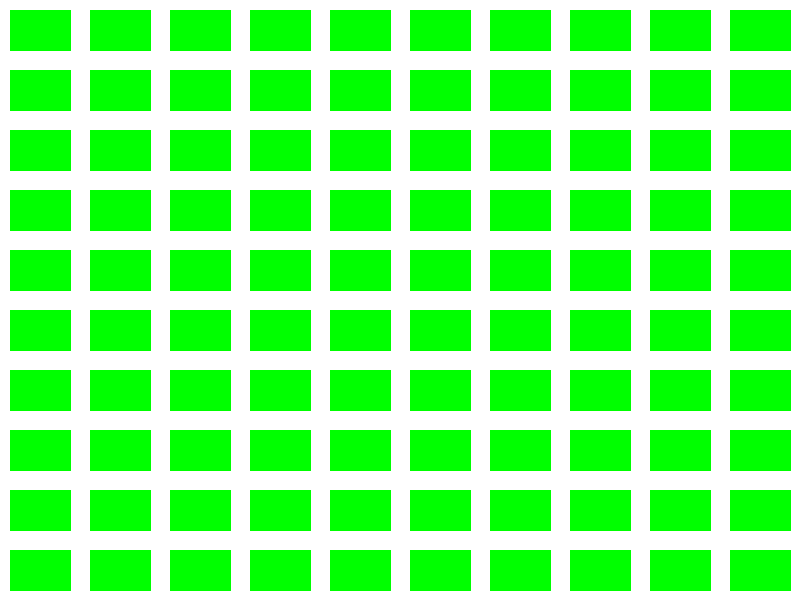
Frame 1 (no input)
Frame 2 (the mouse pressed at the canvas centre, redrawn once): identical to frame 1, image omitted

The Processing sketch that drew this single still picture (run headless with seeded random() and noise(); the mouse was pressed at the canvas centre and the sketch redrawn once):

// Processing sketch: TheWrongWayToDrawAGrid5
// ── TheWrongWayToDrawAGrid5.pde
int scaleX = 80;
int scaleY = 60;
int cols = 0;
int rows = 0;
int padX = 10;
int padY = 10;

void setup() {
  size(800, 600);
  smooth();
  noLoop();
  cols = width / scaleX;
  rows = height / scaleY;
}

void cell(int x, int y, int w, int h){
  fill(0, 255, 0);
  stroke(0,255,0);
  
  rect(x, y, w, h);
}

void draw() {
  background(255);
  for (int i = 0; i < cols; i++) {
    for (int j = 0; j < rows; j++) {
      int x = i*scaleX;
      int y = j*scaleY;
      cell(x+padX, y + padY, scaleX - 2*padX, scaleY - 2*padY); 
    }
  }
}
